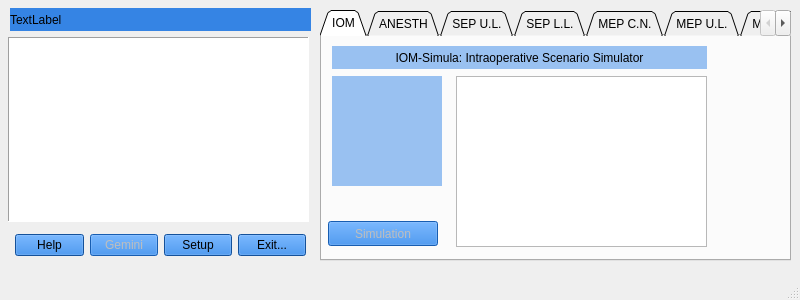
<?xml version="1.0" encoding="UTF-8"?>
<ui version="4.0">
 <class>MainWindow</class>
 <widget class="QMainWindow" name="MainWindow">
  <property name="geometry">
   <rect>
    <x>0</x>
    <y>0</y>
    <width>800</width>
    <height>300</height>
   </rect>
  </property>
  <property name="windowTitle">
   <string>MainWindow</string>
  </property>
  <widget class="QWidget" name="centralwidget">
   <widget class="QLabel" name="labelDateTime">
    <property name="geometry">
     <rect>
      <x>10</x>
      <y>8</y>
      <width>301</width>
      <height>23</height>
     </rect>
    </property>
    <property name="styleSheet">
     <string notr="true">background-color: rgb(53, 132, 228);</string>
    </property>
    <property name="text">
     <string>TextLabel</string>
    </property>
   </widget>
   <widget class="QTextEdit" name="textEdit">
    <property name="geometry">
     <rect>
      <x>8</x>
      <y>37</y>
      <width>301</width>
      <height>185</height>
     </rect>
    </property>
    <property name="font">
     <font>
      <pointsize>8</pointsize>
     </font>
    </property>
    <property name="frameShape">
     <enum>QFrame::Panel</enum>
    </property>
   </widget>
   <widget class="QTabWidget" name="tabWidget">
    <property name="enabled">
     <bool>true</bool>
    </property>
    <property name="geometry">
     <rect>
      <x>320</x>
      <y>10</y>
      <width>471</width>
      <height>251</height>
     </rect>
    </property>
    <property name="tabShape">
     <enum>QTabWidget::Triangular</enum>
    </property>
    <property name="currentIndex">
     <number>0</number>
    </property>
    <widget class="QWidget" name="tab_IOM">
     <attribute name="title">
      <string>IOM</string>
     </attribute>
     <widget class="QLabel" name="labelLogo">
      <property name="geometry">
       <rect>
        <x>10</x>
        <y>40</y>
        <width>110</width>
        <height>110</height>
       </rect>
      </property>
      <property name="styleSheet">
       <string notr="true">background-color: rgb(153, 193, 241);</string>
      </property>
      <property name="text">
       <string/>
      </property>
     </widget>
     <widget class="QTextEdit" name="textEdit_2">
      <property name="geometry">
       <rect>
        <x>134</x>
        <y>40</y>
        <width>251</width>
        <height>171</height>
       </rect>
      </property>
      <property name="markdown">
       <string>ION-Sim: A framework for interacting with different scenarios characteristic of
intraoperative monitoring sessions in supra, infra-tentorial, and spinal
surgery. The learning process is suggested with a gradual approach to
multimodal monitoring challenges. Simulation in individual modalities allows
acquiring sufficient familiarity to later face the problems that arise in a
real scenario.

</string>
      </property>
     </widget>
     <widget class="QLabel" name="labelDateTime_2">
      <property name="geometry">
       <rect>
        <x>10</x>
        <y>10</y>
        <width>375</width>
        <height>23</height>
       </rect>
      </property>
      <property name="styleSheet">
       <string notr="true">background-color: rgb(153, 193, 241);</string>
      </property>
      <property name="text">
       <string>IOM-Simula: Intraoperative Scenario Simulator</string>
      </property>
      <property name="alignment">
       <set>Qt::AlignCenter</set>
      </property>
     </widget>
     <widget class="QPushButton" name="pushBtSimVP">
      <property name="enabled">
       <bool>false</bool>
      </property>
      <property name="geometry">
       <rect>
        <x>6</x>
        <y>185</y>
        <width>110</width>
        <height>25</height>
       </rect>
      </property>
      <property name="styleSheet">
       <string notr="true">background-color: rgb(28, 113, 216);
</string>
      </property>
      <property name="text">
       <string>Simulation</string>
      </property>
     </widget>
    </widget>
    <widget class="QWidget" name="tab_ANESTH">
     <attribute name="title">
      <string>ANESTH</string>
     </attribute>
     <widget class="QTextEdit" name="textEdit_16">
      <property name="geometry">
       <rect>
        <x>132</x>
        <y>40</y>
        <width>251</width>
        <height>171</height>
       </rect>
      </property>
      <property name="markdown">
       <string>ION-Sim: Anesthesia control module with ECG, Arterial Pressure, O2 saturation,
Heart Rate with R-R, SDNN and RMSSD, Respiratory Cycle, TCI infusion control of
Propofol, Remifentanil and Ketamine, independent control of Sevoflurane.
Adaptation of patient's metadata with age, sex, heght and weight with
calculated BMI and LBM.

</string>
      </property>
     </widget>
     <widget class="QLabel" name="labelDateTime_16">
      <property name="geometry">
       <rect>
        <x>10</x>
        <y>10</y>
        <width>375</width>
        <height>23</height>
       </rect>
      </property>
      <property name="styleSheet">
       <string notr="true">background-color: rgb(153, 193, 241);</string>
      </property>
      <property name="text">
       <string>IOM-Simula: Anesthesia Monitor</string>
      </property>
      <property name="alignment">
       <set>Qt::AlignCenter</set>
      </property>
     </widget>
     <widget class="QLabel" name="labelLogoAnesth">
      <property name="geometry">
       <rect>
        <x>10</x>
        <y>40</y>
        <width>110</width>
        <height>110</height>
       </rect>
      </property>
      <property name="styleSheet">
       <string notr="true">background-color: rgb(153, 193, 241);</string>
      </property>
      <property name="text">
       <string/>
      </property>
     </widget>
    </widget>
    <widget class="QWidget" name="tab_SEPas">
     <attribute name="title">
      <string>SEP U.L.</string>
     </attribute>
     <widget class="QLabel" name="labelDateTime_3">
      <property name="geometry">
       <rect>
        <x>10</x>
        <y>10</y>
        <width>375</width>
        <height>23</height>
       </rect>
      </property>
      <property name="styleSheet">
       <string notr="true">background-color: rgb(153, 193, 241);</string>
      </property>
      <property name="text">
       <string>SEP: Somatosensory Evoked Potentials Sim. (U.L.)</string>
      </property>
      <property name="alignment">
       <set>Qt::AlignCenter</set>
      </property>
     </widget>
     <widget class="QLabel" name="labelLogoSep">
      <property name="geometry">
       <rect>
        <x>10</x>
        <y>40</y>
        <width>110</width>
        <height>110</height>
       </rect>
      </property>
      <property name="styleSheet">
       <string notr="true">background-color: rgb(153, 193, 241);</string>
      </property>
      <property name="text">
       <string/>
      </property>
     </widget>
     <widget class="QTextEdit" name="textEdit_4">
      <property name="geometry">
       <rect>
        <x>134</x>
        <y>40</y>
        <width>251</width>
        <height>174</height>
       </rect>
      </property>
      <property name="markdown">
       <string>ION-Sim: SEP Upper Limbs module: stimulation of the peripheral nerve at the
wrist (median nerve or ulnar nerve), recording at the elbow fold, axilla, Erb's
point, CV7 spinous process, and C3' position on the scalp, for contralateral
stimulation.

</string>
      </property>
     </widget>
    </widget>
    <widget class="QWidget" name="tab_SEPai">
     <attribute name="title">
      <string>SEP L.L.</string>
     </attribute>
     <widget class="QLabel" name="labelLogoSepai">
      <property name="geometry">
       <rect>
        <x>11</x>
        <y>40</y>
        <width>110</width>
        <height>110</height>
       </rect>
      </property>
      <property name="styleSheet">
       <string notr="true">background-color: rgb(153, 193, 241);</string>
      </property>
      <property name="text">
       <string/>
      </property>
     </widget>
     <widget class="QLabel" name="labelDateTime_12">
      <property name="geometry">
       <rect>
        <x>10</x>
        <y>10</y>
        <width>375</width>
        <height>23</height>
       </rect>
      </property>
      <property name="styleSheet">
       <string notr="true">background-color: rgb(153, 193, 241);</string>
      </property>
      <property name="text">
       <string>SEP: Somatosensory Evoked Potentials Sim. (L.L.)</string>
      </property>
      <property name="alignment">
       <set>Qt::AlignCenter</set>
      </property>
     </widget>
     <widget class="QTextEdit" name="textEdit_7">
      <property name="geometry">
       <rect>
        <x>134</x>
        <y>39</y>
        <width>251</width>
        <height>174</height>
       </rect>
      </property>
      <property name="markdown">
       <string>ION-Sim: SEP Lower Limbs module. Stimulation of the tibial nerve at the ankle,
recording at the popliteal fossa, CV7 spinous process, and CZ' position on the
scalp, for contralateral stimulation.

</string>
      </property>
     </widget>
    </widget>
    <widget class="QWidget" name="tab_MEPcn">
     <attribute name="title">
      <string>MEP C.N.</string>
     </attribute>
     <widget class="QLabel" name="labelDateTime_13">
      <property name="geometry">
       <rect>
        <x>10</x>
        <y>10</y>
        <width>375</width>
        <height>23</height>
       </rect>
      </property>
      <property name="styleSheet">
       <string notr="true">background-color: rgb(153, 193, 241);</string>
      </property>
      <property name="text">
       <string>MEP: Motor Evoked Potentials Sim. (C.N.)</string>
      </property>
      <property name="alignment">
       <set>Qt::AlignCenter</set>
      </property>
     </widget>
     <widget class="QLabel" name="labelLogoMepcb">
      <property name="geometry">
       <rect>
        <x>10</x>
        <y>40</y>
        <width>110</width>
        <height>110</height>
       </rect>
      </property>
      <property name="styleSheet">
       <string notr="true">background-color: rgb(153, 193, 241);</string>
      </property>
      <property name="text">
       <string/>
      </property>
     </widget>
     <widget class="QTextEdit" name="textEdit_8">
      <property name="geometry">
       <rect>
        <x>133</x>
        <y>39</y>
        <width>251</width>
        <height>174</height>
       </rect>
      </property>
      <property name="markdown">
       <string>ION-Sim: MEP Cranial Nerves module. Transcranial stimulation on the scalp with
a train of pulses and Emg-triggered recording from the relevant target muscles.

</string>
      </property>
     </widget>
    </widget>
    <widget class="QWidget" name="tab_MEPas">
     <attribute name="title">
      <string>MEP U.L.</string>
     </attribute>
     <widget class="QLabel" name="labelDateTime_4">
      <property name="geometry">
       <rect>
        <x>10</x>
        <y>10</y>
        <width>375</width>
        <height>23</height>
       </rect>
      </property>
      <property name="styleSheet">
       <string notr="true">background-color: rgb(153, 193, 241);</string>
      </property>
      <property name="text">
       <string>MEP: Motor Evoked Potentials Sim. (U.L.)</string>
      </property>
      <property name="alignment">
       <set>Qt::AlignCenter</set>
      </property>
     </widget>
     <widget class="QLabel" name="labelLogoMep">
      <property name="geometry">
       <rect>
        <x>10</x>
        <y>40</y>
        <width>110</width>
        <height>110</height>
       </rect>
      </property>
      <property name="styleSheet">
       <string notr="true">background-color: rgb(153, 193, 241);</string>
      </property>
      <property name="text">
       <string/>
      </property>
     </widget>
     <widget class="QTextEdit" name="textEdit_9">
      <property name="geometry">
       <rect>
        <x>132</x>
        <y>38</y>
        <width>251</width>
        <height>174</height>
       </rect>
      </property>
      <property name="markdown">
       <string>ION-Sim: MEP Upper Limbs module. Transcranial stimulation on the scalp with a
train of pulses and Emg-triggered recording from the relevant target muscles.

</string>
      </property>
     </widget>
    </widget>
    <widget class="QWidget" name="tab_MEPai">
     <attribute name="title">
      <string>MEP L.L.</string>
     </attribute>
     <widget class="QLabel" name="labelLogoMepai">
      <property name="geometry">
       <rect>
        <x>11</x>
        <y>38</y>
        <width>110</width>
        <height>110</height>
       </rect>
      </property>
      <property name="styleSheet">
       <string notr="true">background-color: rgb(153, 193, 241);</string>
      </property>
      <property name="text">
       <string/>
      </property>
     </widget>
     <widget class="QLabel" name="labelDateTime_11">
      <property name="geometry">
       <rect>
        <x>11</x>
        <y>8</y>
        <width>375</width>
        <height>23</height>
       </rect>
      </property>
      <property name="styleSheet">
       <string notr="true">background-color: rgb(153, 193, 241);</string>
      </property>
      <property name="text">
       <string>MEP Simulator: Motor Evoked Potentials (L.L.)</string>
      </property>
      <property name="alignment">
       <set>Qt::AlignCenter</set>
      </property>
     </widget>
     <widget class="QTextEdit" name="textEdit_10">
      <property name="geometry">
       <rect>
        <x>132</x>
        <y>36</y>
        <width>251</width>
        <height>174</height>
       </rect>
      </property>
      <property name="markdown">
       <string>ION-Sim: MEP Lower Limbs module. Transcranial stimulation on the scalp with a
train of pulses and Emg-triggered recording from the relevant target muscles.

</string>
      </property>
     </widget>
    </widget>
    <widget class="QWidget" name="tab_DWAVE">
     <attribute name="title">
      <string>D-wave</string>
     </attribute>
     <widget class="QTextEdit" name="textEdit_15">
      <property name="geometry">
       <rect>
        <x>134</x>
        <y>38</y>
        <width>251</width>
        <height>174</height>
       </rect>
      </property>
      <property name="markdown">
       <string>D wave simulation with scalp electrical stimulation and recording with
electrodes on dural space on proximal site and distal site of the spinal cord.

</string>
      </property>
     </widget>
     <widget class="QLabel" name="labelLogoDwave">
      <property name="geometry">
       <rect>
        <x>13</x>
        <y>40</y>
        <width>110</width>
        <height>110</height>
       </rect>
      </property>
      <property name="styleSheet">
       <string notr="true">background-color: rgb(153, 193, 241);</string>
      </property>
      <property name="text">
       <string/>
      </property>
     </widget>
     <widget class="QLabel" name="labelDateTime_15">
      <property name="geometry">
       <rect>
        <x>13</x>
        <y>10</y>
        <width>375</width>
        <height>23</height>
       </rect>
      </property>
      <property name="styleSheet">
       <string notr="true">background-color: rgb(153, 193, 241);</string>
      </property>
      <property name="text">
       <string>D-Wave Simulator</string>
      </property>
      <property name="alignment">
       <set>Qt::AlignCenter</set>
      </property>
     </widget>
    </widget>
    <widget class="QWidget" name="tab_VEP">
     <attribute name="title">
      <string>VEP</string>
     </attribute>
     <widget class="QLabel" name="labelDateTime_5">
      <property name="geometry">
       <rect>
        <x>10</x>
        <y>10</y>
        <width>375</width>
        <height>23</height>
       </rect>
      </property>
      <property name="styleSheet">
       <string notr="true">background-color: rgb(153, 193, 241);</string>
      </property>
      <property name="text">
       <string>VEP Simulator with Flash Stimuli</string>
      </property>
      <property name="alignment">
       <set>Qt::AlignCenter</set>
      </property>
     </widget>
     <widget class="QLabel" name="labelLogoVep">
      <property name="geometry">
       <rect>
        <x>10</x>
        <y>40</y>
        <width>110</width>
        <height>110</height>
       </rect>
      </property>
      <property name="styleSheet">
       <string notr="true">background-color: rgb(153, 193, 241);</string>
      </property>
      <property name="text">
       <string/>
      </property>
     </widget>
     <widget class="QTextEdit" name="textEdit_14">
      <property name="geometry">
       <rect>
        <x>131</x>
        <y>40</y>
        <width>251</width>
        <height>171</height>
       </rect>
      </property>
      <property name="markdown">
       <string>ION-Sim: VEP module. The visual evoked potential is produced by a light flash
stimulation using an LED device on one eye, generally in alternating mode to
obtain direct information about the visual pathway for each side.

</string>
      </property>
     </widget>
    </widget>
    <widget class="QWidget" name="tab_BAEP">
     <attribute name="title">
      <string>BAEP</string>
     </attribute>
     <widget class="QLabel" name="labelDateTime_6">
      <property name="geometry">
       <rect>
        <x>10</x>
        <y>10</y>
        <width>375</width>
        <height>23</height>
       </rect>
      </property>
      <property name="styleSheet">
       <string notr="true">background-color: rgb(153, 193, 241);</string>
      </property>
      <property name="text">
       <string>&lt;html&gt;&lt;head/&gt;&lt;body&gt;&lt;p align=&quot;center&quot;&gt;BAEP Simulator (Brainstem Acoustic Evoked Potentials)&lt;/p&gt;&lt;/body&gt;&lt;/html&gt;</string>
      </property>
      <property name="alignment">
       <set>Qt::AlignCenter</set>
      </property>
     </widget>
     <widget class="QLabel" name="labelLogoBaep">
      <property name="geometry">
       <rect>
        <x>10</x>
        <y>40</y>
        <width>110</width>
        <height>110</height>
       </rect>
      </property>
      <property name="styleSheet">
       <string notr="true">background-color: rgb(153, 193, 241);</string>
      </property>
      <property name="text">
       <string/>
      </property>
     </widget>
     <widget class="QTextEdit" name="textEdit_13">
      <property name="geometry">
       <rect>
        <x>130</x>
        <y>40</y>
        <width>251</width>
        <height>171</height>
       </rect>
      </property>
      <property name="markdown">
       <string>ION-Sim: BAEP module. Simulation of the brainstem response activating the
cochlear nuclei and pontine structures involved, following unilateral acoustic
stimulation in alternating mode to get information from both sides of the
afferent auditory pathway.

</string>
      </property>
     </widget>
    </widget>
    <widget class="QWidget" name="tab_DCS">
     <attribute name="title">
      <string>DCS</string>
     </attribute>
     <widget class="QLabel" name="labelDateTime_14">
      <property name="geometry">
       <rect>
        <x>10</x>
        <y>10</y>
        <width>375</width>
        <height>23</height>
       </rect>
      </property>
      <property name="styleSheet">
       <string notr="true">background-color: rgb(153, 193, 241);</string>
      </property>
      <property name="text">
       <string>DCS: Direct Current Stimulation</string>
      </property>
      <property name="alignment">
       <set>Qt::AlignCenter</set>
      </property>
     </widget>
     <widget class="QLabel" name="labelLogoDCS">
      <property name="geometry">
       <rect>
        <x>10</x>
        <y>40</y>
        <width>110</width>
        <height>110</height>
       </rect>
      </property>
      <property name="styleSheet">
       <string notr="true">background-color: rgb(153, 193, 241);</string>
      </property>
      <property name="text">
       <string/>
      </property>
     </widget>
     <widget class="QTextEdit" name="textEdit_5">
      <property name="geometry">
       <rect>
        <x>133</x>
        <y>40</y>
        <width>251</width>
        <height>171</height>
       </rect>
      </property>
      <property name="markdown">
       <string>ION-Sim: DCS module. Direct current stimulation. Usually performed using a
monopolar or bipolar stimulation electrode (two tips spaced 5-6 mm apart or a
coaxial spherical type with a diameter of about 1.7 mm). These geometric
configurations allow stimulation pulses to flow from the cathode (in the case
of the coaxial tip: connected to the central tip) and the anode (connected to
the peripheral tip) to the excitable nerve tissue below. This configuration
allows for extremely focal and precise stimulation of the structures to be
tested: it can be a peripheral or cranial nerve trunk (e.g., facial nerve in
the posterior cranial fossa) or the posterior columns of the spinal cord or the
entry zone of the posterior horns. Each of these settings requires a different
type of response recording, fundamentally reducible to two categories: motor
responses recordable from target muscles and sensory responses recordable at
the cortical level or from the scalp in the region/area corresponding to S1, 2,
3.

</string>
      </property>
     </widget>
    </widget>
    <widget class="QWidget" name="tab_EEG">
     <attribute name="title">
      <string>EEG</string>
     </attribute>
     <widget class="QLabel" name="labelDateTime_7">
      <property name="geometry">
       <rect>
        <x>10</x>
        <y>10</y>
        <width>375</width>
        <height>23</height>
       </rect>
      </property>
      <property name="styleSheet">
       <string notr="true">background-color: rgb(153, 193, 241);</string>
      </property>
      <property name="text">
       <string>EEG: EEG Signal Simulator</string>
      </property>
      <property name="alignment">
       <set>Qt::AlignCenter</set>
      </property>
     </widget>
     <widget class="QLabel" name="labelLogoEeg">
      <property name="geometry">
       <rect>
        <x>10</x>
        <y>40</y>
        <width>110</width>
        <height>110</height>
       </rect>
      </property>
      <property name="styleSheet">
       <string notr="true">background-color: rgb(153, 193, 241);</string>
      </property>
      <property name="text">
       <string/>
      </property>
     </widget>
     <widget class="QTextEdit" name="textEdit_6">
      <property name="geometry">
       <rect>
        <x>132</x>
        <y>40</y>
        <width>251</width>
        <height>171</height>
       </rect>
      </property>
      <property name="markdown">
       <string>ION-Sim: EEG module. The signal recorded from a real recording session with a
32-channel device at a 512 Hz sampling rate is used in the simulation. It is
possible to verify the signal characteristics, filtering, the presence of
specific artifacts, and the effects due to different referencing methods of the
channels used. Issues related to the spectral content of the signals and the
evaluation of auxiliary signals such as EOG and ECG are also illustrated.

</string>
      </property>
     </widget>
    </widget>
    <widget class="QWidget" name="tab_EcoG">
     <attribute name="title">
      <string>ECoG</string>
     </attribute>
     <widget class="QLabel" name="labelDateTime_8">
      <property name="geometry">
       <rect>
        <x>10</x>
        <y>10</y>
        <width>375</width>
        <height>23</height>
       </rect>
      </property>
      <property name="styleSheet">
       <string notr="true">background-color: rgb(153, 193, 241);</string>
      </property>
      <property name="text">
       <string>ECoG: Electrocorticography Signal Sim.</string>
      </property>
      <property name="alignment">
       <set>Qt::AlignCenter</set>
      </property>
     </widget>
     <widget class="QLabel" name="labelLogoEcog">
      <property name="geometry">
       <rect>
        <x>10</x>
        <y>40</y>
        <width>110</width>
        <height>110</height>
       </rect>
      </property>
      <property name="styleSheet">
       <string notr="true">background-color: rgb(153, 193, 241);</string>
      </property>
      <property name="text">
       <string/>
      </property>
     </widget>
     <widget class="QTextEdit" name="textEdit_11">
      <property name="geometry">
       <rect>
        <x>130</x>
        <y>40</y>
        <width>251</width>
        <height>171</height>
       </rect>
      </property>
      <property name="markdown">
       <string>ION-Sim: ECoG module. The electrocorticographic signal is produced in two
different modes: spontaneous cortical activity and cortico-cortical evoked
activity.

</string>
      </property>
     </widget>
    </widget>
    <widget class="QWidget" name="tab_EMG">
     <attribute name="title">
      <string>EMG</string>
     </attribute>
     <widget class="QLabel" name="labelDateTime_9">
      <property name="geometry">
       <rect>
        <x>10</x>
        <y>10</y>
        <width>375</width>
        <height>23</height>
       </rect>
      </property>
      <property name="styleSheet">
       <string notr="true">background-color: rgb(153, 193, 241);</string>
      </property>
      <property name="text">
       <string>EMG: EMG Signal Simulator</string>
      </property>
      <property name="alignment">
       <set>Qt::AlignCenter</set>
      </property>
     </widget>
     <widget class="QLabel" name="labelLogoEmg">
      <property name="geometry">
       <rect>
        <x>10</x>
        <y>40</y>
        <width>110</width>
        <height>110</height>
       </rect>
      </property>
      <property name="styleSheet">
       <string notr="true">background-color: rgb(153, 193, 241);</string>
      </property>
      <property name="text">
       <string/>
      </property>
     </widget>
     <widget class="QTextEdit" name="textEdit_12">
      <property name="geometry">
       <rect>
        <x>130</x>
        <y>40</y>
        <width>251</width>
        <height>171</height>
       </rect>
      </property>
      <property name="markdown">
       <string>ION-Sim: EMG module. The EMG signal refers to a recording methodology typical
of surgical sessions. Subcutaneous needle electrodes (a pair for each muscle to
be monitored) are used, applied near the motor point of the muscle belly. The
system allows viewing both spontaneously generated activity (free running) and
activity triggered by an event: typically, the stimulation of the muscle's
motor nerve (cranial or peripheral) by the surgeon.

</string>
      </property>
     </widget>
    </widget>
    <widget class="QWidget" name="tab_CAP">
     <attribute name="title">
      <string>CAP</string>
     </attribute>
     <widget class="QTextEdit" name="textEdit_3">
      <property name="geometry">
       <rect>
        <x>133</x>
        <y>40</y>
        <width>251</width>
        <height>171</height>
       </rect>
      </property>
      <property name="markdown">
       <string>ION-Sim: CAP module. The compound action potential (CAP) of the peripheral
nerve (myelinated fibers), is generated by saltatory conduction, through the
nodes of Ranvier. A set of single-fiber action potentials (SFAPs) is produced,
the number and shape of which correlate to the number and type of fibers
composing the nerve at the stimulation point. The set of single-fiber
potentials (SFAPs) starts at the &quot;start,&quot; i.e., the stimulation point, and they
all travel together towards the arrival point, equivalent to the recording
electrode site. During travel, since fibers have different diameters and
conduction velocities have a linear dependence on fiber diameter, they will
arrive at different and increasingly later times, depending on the conduction
velocity of the individual fibers. Therefore, the greater the conduction
distance, the greater the dispersion of the SFAPs upon arrival, due to the
presence of a spectrum of conduction velocities of the nerve fibers, strictly
correlated to their myelinated axonal diameters.

</string>
      </property>
     </widget>
     <widget class="QLabel" name="labelLogoCap">
      <property name="geometry">
       <rect>
        <x>8</x>
        <y>40</y>
        <width>110</width>
        <height>110</height>
       </rect>
      </property>
      <property name="styleSheet">
       <string notr="true">background-color: rgb(153, 193, 241);</string>
      </property>
      <property name="text">
       <string/>
      </property>
     </widget>
     <widget class="QLabel" name="labelDateTime_10">
      <property name="geometry">
       <rect>
        <x>10</x>
        <y>10</y>
        <width>375</width>
        <height>23</height>
       </rect>
      </property>
      <property name="styleSheet">
       <string notr="true">background-color: rgb(153, 193, 241);</string>
      </property>
      <property name="text">
       <string>CAP: Compound Action Potential Sim.</string>
      </property>
      <property name="alignment">
       <set>Qt::AlignCenter</set>
      </property>
     </widget>
    </widget>
   </widget>
   <widget class="QWidget" name="horizontalLayoutWidget">
    <property name="geometry">
     <rect>
      <x>10</x>
      <y>230</y>
      <width>301</width>
      <height>31</height>
     </rect>
    </property>
    <layout class="QHBoxLayout" name="horizontalLayout">
     <property name="leftMargin">
      <number>5</number>
     </property>
     <property name="rightMargin">
      <number>5</number>
     </property>
     <item>
      <widget class="QPushButton" name="pushBtHelp">
       <property name="styleSheet">
        <string notr="true">background-color: rgb(28, 113, 216);
</string>
       </property>
       <property name="text">
        <string>Help</string>
       </property>
      </widget>
     </item>
     <item>
      <widget class="QPushButton" name="pushBtGemini">
       <property name="enabled">
        <bool>false</bool>
       </property>
       <property name="styleSheet">
        <string notr="true">background-color: rgb(28, 113, 216);
</string>
       </property>
       <property name="text">
        <string>Gemini</string>
       </property>
      </widget>
     </item>
     <item>
      <widget class="QPushButton" name="pushBtSetup">
       <property name="styleSheet">
        <string notr="true">background-color: rgb(28, 113, 216);
</string>
       </property>
       <property name="text">
        <string>Setup</string>
       </property>
      </widget>
     </item>
     <item>
      <widget class="QPushButton" name="pushBtExit">
       <property name="styleSheet">
        <string notr="true">background-color: rgb(28, 113, 216);
</string>
       </property>
       <property name="text">
        <string>Exit...</string>
       </property>
      </widget>
     </item>
    </layout>
   </widget>
  </widget>
  <widget class="QStatusBar" name="statusbar"/>
 </widget>
 <resources/>
 <connections/>
</ui>
